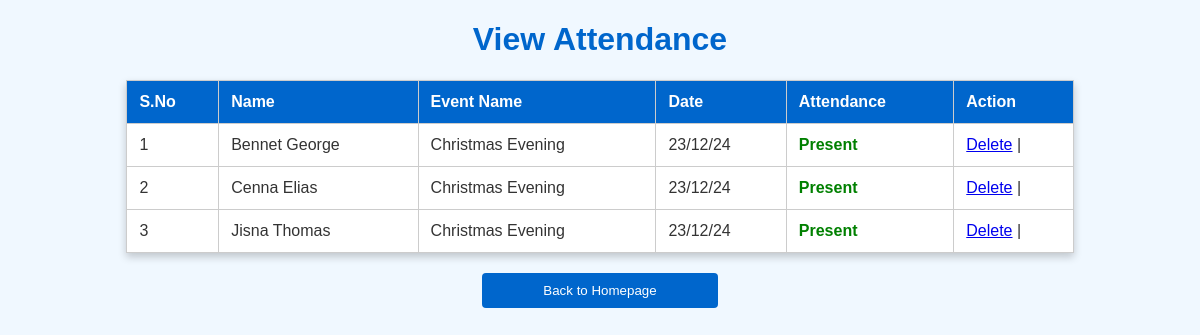
The app's page /Project/AttendanceCommittee/ViewAttendance.php with its own data.
### tables this page shows
CREATE TABLE `tbl_attendance` (
  `attendance_id` int(11) NOT NULL,
  `event_id` int(11) NOT NULL,
  `Volunteers_id` int(11) NOT NULL,
  `attendance_status` char(1) NOT NULL
);

CREATE TABLE `tbl_volunteers` (
  `volunteers_id` int(11) NOT NULL,
  `volunteers_name` varchar(50) NOT NULL,
  `volunteers_email` varchar(50) NOT NULL,
  `volunteers_password` varchar(50) NOT NULL,
  `volunteers_proof` varchar(50) NOT NULL,
  `volunteers_photo` varchar(50) NOT NULL
);

CREATE TABLE `tbl_event` (
  `event_id` int(11) NOT NULL,
  `event_name` varchar(50) NOT NULL,
  `event_desc` varchar(500) NOT NULL,
  `event_date` varchar(50) NOT NULL,
  `event_count` int(11) NOT NULL,
  `event_status` char(1) NOT NULL DEFAULT '0'
);

### Project/AttendanceCommittee/ViewAttendance.php (the view, shortened to what this page needs)
<?php
include("../Assets/Connection/Connection.php");
        ?>
<!DOCTYPE html>
<html xmlns="http://www.w3.org/1999/xhtml">
<head>
</head>
<body>
    <h1>View Attendance</h1>
    <table border="1" align="center">
        <tr>
            <th>S.No</th>
            <th>Name</th>
            <th>Event Name</th>
            <th>Date</th>
            <th>Attendance</th>
            <th>Action</th>
        </tr>
        <?php
        $selQry = "SELECT * FROM tbl_attendance a INNER JOIN tbl_volunteers v ON a.Volunteers_id = v.Volunteers_id INNER JOIN tbl_event e ON a.event_id = e.event_id";
        $result = $con->query($selQry);
        $i = 0;
        while ($data = $result->fetch_assoc()) {
            $i++;
        ?>
            <tr>
                <td><?php echo $i; ?></td>
                <td><?php echo htmlspecialchars($data["volunteers_name"]); ?></td>
                <td><?php echo htmlspecialchars($data["event_name"]); ?></td>
                <td><?php echo htmlspecialchars($data["event_date"]); ?></td>
                <td>
                    <?php
                    if ($data["attendance_status"] == 0) {
                        echo '<span class="absent">Absent</span>';
                    } elseif ($data["attendance_status"] == 1) {
                        echo '<span class="present">Present</span>';
                    } elseif ($data["attendance_status"] == 3) {
                        echo "Not Applicable";
                    }
                    ?>
                </td>
                <td>
                <a href="ViewAttendance.php?did=<?php echo $data["attendance_id"]; ?>">Delete</a> |
                </td>
            </tr>
        <?php
        }
        ?>
    </table>
    <button class="back-button" onclick="window.location='homepage.php';">Back to Homepage</button>
</body>
</html>

### Project/AttendanceCommittee/ViewAttendance.php (style rules this page uses)
body { font-family: Arial, sans-serif; background-color: #f0f8ff; color: #333; text-align: center; }
table { width: 80%; margin: 20px auto; border-collapse: collapse; background-color: #e6f0ff; box-shadow: 0px 4px 8px rgba(0, 0, 0, 0.2); }
th, td { padding: 12px; text-align: left; border: 1px solid #cccccc; }
th { background-color: #0066cc; color: white; }
td { background-color: #ffffff; }
.present { color: green; font-weight: bold; }
h1 { color: #0066cc; }
.back-button { background-color: #0066cc; color: white; border: none; padding: 10px 20px; border-radius: 4px; cursor: pointer; margin: 20px auto; display: block; width: 20%; }

### records on screen
tbl_attendance: Volunteers.volunteers_name "Bennet George", event.event_name "Christmas Evening", event.event_date "23/12/24", attendance_status "Present"
tbl_attendance: Volunteers.volunteers_name "Cenna Elias", event.event_name "Christmas Evening", event.event_date "23/12/24", attendance_status "Present"
tbl_attendance: Volunteers.volunteers_name "Jisna Thomas", event.event_name "Christmas Evening", event.event_date "23/12/24", attendance_status "Present"
